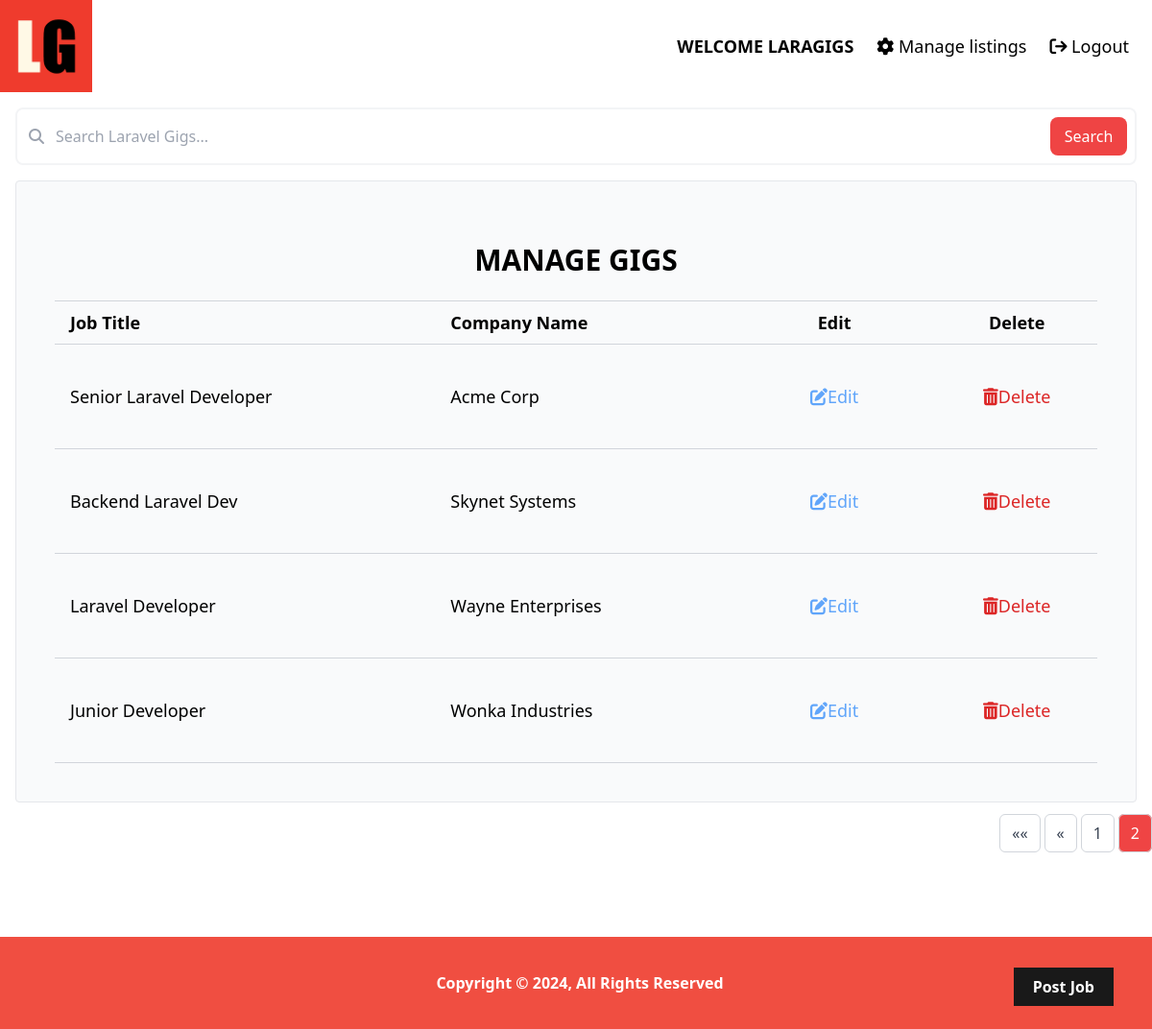
The app's page /listings/manage/?page=2 (signed in) with its own data.
### listings/models.py (models this page shows, shortened)
class Listing(models.Model):
    company_name = models.CharField(max_length=250, blank=True)
    job_title = models.CharField(max_length=250, blank=True)
    location = models.CharField(max_length=250, blank=True)
    user = models.ForeignKey(User, on_delete=models.CASCADE)
    email = models.EmailField()
    website_url = models.URLField()
    tags = TaggableManager()  # Use TaggableManager for tags
    logo = models.ImageField(
        upload_to="company-logos/", default="default-logo.png", blank=True
    )
    description = models.TextField(blank=True)
    created = models.DateField(auto_now_add=True)
    updated = models.DateTimeField(auto_now=True)
    class Meta:
        ordering = ["-created", "company_name"]
        indexes = [models.Index(fields=["-created", "company_name"])]

### listings/views.py (the view)
# urls.py: path("listings/manage/", views.manage_listings, name="manage_listings"),
@login_required
def manage_listings(request):
    listings = Listing.objects.filter(user=request.user)
    listings = paginate_listings(request, listings)
    context = {
        "listings": listings,
        "search_url": reverse(
            "search_manage_listings"
        ),  # Set the action URL for manage search
    }
    return render(request, "listings/manage.html", context)

### listings/utils.py (called while the page is built)
def paginate_listings(request, listings, results_per_page=4):
    paginator = Paginator(listings, results_per_page)
    page_number = request.GET.get("page")
    try:
        listings = paginator.page(page_number)
    except PageNotAnInteger:
        listings = paginator.page(1)
    except EmptyPage:
        listings = paginator.page(paginator.num_pages)
    return listings

### listings/templates/listings/manage.html (shortened to what this page needs)
{% extends "base.html" %}
{% load static %}
{% block content %}
{% include "search.html" %}
<div class="mx-4">
  <div class="bg-gray-50 border border-gray-200 p-10 rounded">
    <header>
      <h1 class="text-3xl text-center font-bold my-6 uppercase">Manage Gigs</h1>
    </header>
    <table class="w-full table-auto rounded-sm">
      <thead>
        <tr class="border-gray-300">
          <th
            class="px-4 py-2 border-t border-b border-gray-300 text-left text-lg"
          >
            Job Title
          </th>
          <th
            class="px-4 py-2 border-t border-b border-gray-300 text-left text-lg"
          >
            Company Name
          </th>
          <th
            class="px-4 py-2 border-t border-b border-gray-300 text-center text-lg"
          >
            Edit
          </th>
          <th
            class="px-4 py-2 border-t border-b border-gray-300 text-center text-lg"
          >
            Delete
          </th>
        </tr>
      </thead>
      <tbody>
        {% for listing in listings %}
        <tr class="border-gray-300">
          <td class="px-4 py-8 border-t border-b border-gray-300 text-lg">
            <a href="{% url 'single-listing' listing.id %}"
              >{{ listing.job_title }}</a
            >
          </td>
          <td class="px-4 py-8 border-t border-b border-gray-300 text-lg">
            <a href="{% url 'single-listing' listing.id %}"
              >{{ listing.company_name }}</a
            >
          </td>
          <td
            class="px-4 py-8 border-t border-b border-gray-300 text-lg text-center"
          >
            <a
              href="{% url 'update_listing' listing.id %}"
              class="text-blue-400 px-6 py-2 rounded-xl inline-flex items-center"
            >
              <i class="fa-solid fa-pen-to-square"></i> Edit
            </a>
          </td>
          <td
            class="px-4 py-8 border-t border-b border-gray-300 text-lg text-center"
          >
            <form
              action="{% url 'delete_listing' listing.id %}"
              method="POST"
              style="display: inline"
            >
              <button
                type="submit"
                class="text-red-600 inline-flex items-center"
              >
                <i class="fa-solid fa-trash-can"></i> Delete
              </button>
            </form>
          </td>
        </tr>
        {% endfor %}
      </tbody>
    </table>
  </div>
</div>
{% include 'pagination.html' %} {% endblock %} {% include "footer.html" %}

### templates/navbar.html (shortened to what this page needs)
{% load static %}
<nav class="flex justify-between items-center mb-4">
  <a href="{% url 'listings' %}">
    <img
      class="w-24"
      src="{% static 'images/logo.png' %}"
      alt="LaraGigs Logo"
      class="logo"
    />
  </a>
  <ul class="flex space-x-6 mr-6 text-lg">
    {% if request.user.is_authenticated %}
      <li>
        <span class="font-bold">WELCOME {{ request.user.first_name|default:request.user.username|upper }}</span>
      </li>
      <li>
        <a href="{% url 'manage_listings' %}" class="hover:text-laravel">
          <i class="fa-solid fa-gear"></i> Manage listings
        </a>
      </li>
      <li>
        <a href="{% url 'logout' %}" class="hover:text-laravel">
          <i class="fa-solid fa-arrow-right-from-bracket"></i> Logout
        </a>
      </li>
    {% endif %}
  </ul>
</nav>

### records on screen
Listing: job_title "Senior Laravel Developer", company_name "Acme Corp"
Listing: job_title "Backend Laravel Dev", company_name "Skynet Systems"
Listing: job_title "Laravel Developer", company_name "Wayne Enterprises"
Listing: job_title "Junior Developer", company_name "Wonka Industries"

### other values on screen
{{ request.user.first_name|default:request.user.username|upper }} "LARAGIGS"
{{ num }} "1"
{{ num }} "2"
